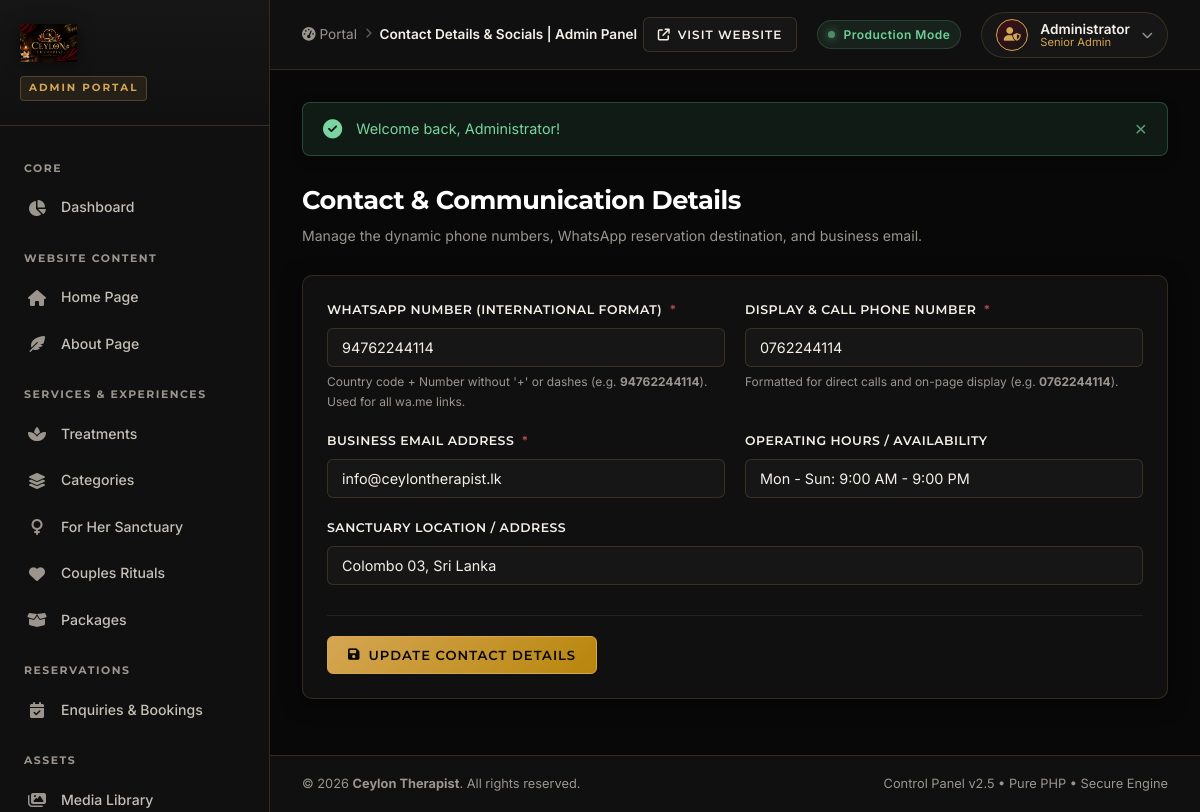
/admin_contact_settings.php (signed in), run on the app's committed database.
### tables this page shows
CREATE TABLE IF NOT EXISTS `contact_settings` (
    `id` INT UNSIGNED AUTO_INCREMENT PRIMARY KEY,
    `phone` VARCHAR(50) NULL,
    `whatsapp` VARCHAR(50) NULL,
    `email` VARCHAR(100) NULL,
    `address` TEXT NULL,
    `working_hours` VARCHAR(150) NULL,
    `updated_at` TIMESTAMP DEFAULT CURRENT_TIMESTAMP ON UPDATE CURRENT_TIMESTAMP
);

### controllers/AdminSettingsController.php (called while the page is built, shortened)
<?php
class AdminSettingsController
{
    private SettingsBLL $settingsBLL;
    public function __construct()
    {
        $this->settingsBLL = new SettingsBLL();
    }
    public function contactSettings(): void
    {
        $contactSettings = $this->settingsBLL->getContactSettings();
        require BASE_PATH . '/views/admin/settings/contact.php';
    }
}

### helpers/url_helper.php (called while the page is built, shortened)
<?php
function baseUrl(string $path = ''): string
{
    $cleanPath = ltrim($path, '/');
    if (isset($_SERVER['HTTP_HOST'])) {
        $scriptName = $_SERVER['SCRIPT_NAME'] ?? ($_SERVER['PHP_SELF'] ?? '');
        $dir = rtrim(str_replace('\\', '/', dirname($scriptName)), '/');
        return $cleanPath ? $cleanPath : './';
    }
    return rtrim(BASE_URL, '/') . ($cleanPath ? '/' . $cleanPath : '');
}

### config/init.php (called while the page is built, shortened)
<?php
require_once BASE_PATH . '/helpers/env_helper.php';
require_once __DIR__ . '/db.php';
spl_autoload_register(function (string $className): void {
    $dirs = [
        BASE_PATH . '/controllers/',
        BASE_PATH . '/bll/',
        BASE_PATH . '/dal/',
        BASE_PATH . '/services/'
    ];
    foreach ($dirs as $dir) {
        $file = $dir . $className . '.php';
        if (file_exists($file)) {
            return;
        }
    }
});
require_once BASE_PATH . '/helpers/common_helper.php';
require_once BASE_PATH . '/helpers/url_helper.php';

### helpers/env_helper.php (called while the page is built, shortened)
<?php
if (!function_exists('env')) {
    function env(string $key, mixed $default = null): mixed
    {
        $value = getenv($key);
        if ($value === false) {
            $value = $_ENV[$key] ?? $_SERVER[$key] ?? $default;
        }
        return $value;
    }
}

### config/db.php (called while the page is built, shortened)
<?php
class Database
{
    private static ?PDO $instance = null;
    public static function getConnection(): PDO
    {
        if (self::$instance === null) {
            $host = (string)env('DB_HOST', 'localhost');
            $port = (int)env('DB_PORT', 3306);
            $dbName = (string)env('DB_DATABASE', 'ceylon_therapist');
            $username = (string)env('DB_USERNAME', 'root');
            $password = (string)env('DB_PASSWORD', '');
            $charset = (string)env('DB_CHARSET', 'utf8mb4');
            $dsn = sprintf(
                "mysql:host=%s;port=%d;dbname=%s;charset=%s",
                $host,
                $port,
                $dbName,
                $charset
            );
            $options = [
                PDO::ATTR_ERRMODE => PDO::ERRMODE_EXCEPTION,
                PDO::ATTR_DEFAULT_FETCH_MODE => PDO::FETCH_ASSOC,
                PDO::ATTR_EMULATE_PREPARES => false,
                PDO::MYSQL_ATTR_INIT_COMMAND => "SET NAMES " . $charset
            ];
            try {
                self::$instance = new PDO($dsn, $username, $password, $options);
            } catch (PDOException $e) {
                if (defined('ENVIRONMENT') && ENVIRONMENT === 'development') {
                    throw new Exception("Database Connection Error: " . $e->getMessage(), (int)$e->getCode());
                } else {
                    throw new Exception("A database error occurred. Please try again later.", 500);
                }
            }
        }
        return self::$instance;
    }
}

### bll/SettingsBLL.php (called while the page is built, shortened)
<?php
class SettingsBLL
{
    private SettingsDAL $settingsDAL;
    public function __construct()
    {
        $this->settingsDAL = new SettingsDAL();
    }
    public function getContactSettings(): array
    {
        $contact = $this->settingsDAL->getContactSettings();
        return $contact;
    }
}

### dal/SettingsDAL.php (called while the page is built, shortened)
<?php
class SettingsDAL
{
    private PDO $db;
    public function __construct()
    {
        $this->db = Database::getConnection();
    }
    public function getContactSettings(): ?array
    {
        $sql = "SELECT * FROM contact_settings LIMIT 1";
        $stmt = $this->db->prepare($sql);
        $stmt->execute();
        $result = $stmt->fetch();
        return $result ?: null;
    }
}

### helpers/common_helper.php (called while the page is built, shortened)
<?php
function e(?string $value): string
{
    return htmlspecialchars((string)($value ?? ''), ENT_QUOTES, 'UTF-8');
}

### views/admin/settings/contact.php (the view, shortened to what this page needs)
<?php require BASE_PATH . '/views/partials/admin-header.php'; ?>
<?php require BASE_PATH . '/views/partials/admin-sidebar.php'; ?>
<div class="admin-page-header">
    <div class="page-title-wrap">
        <h1>Contact & Communication Details</h1>
        <p>Manage the dynamic phone numbers, WhatsApp reservation destination, and business email.</p>
    </div>
</div>
<div class="admin-card">
    <form action="<?= baseUrl('admin_contact_settings.php') ?>" method="POST">
        <div class="form-grid-2">
            <div class="form-group">
                <label for="whatsapp">WhatsApp Number (International Format) <span class="required">*</span></label>
                <input type="text" id="whatsapp" name="whatsapp" class="admin-input" required placeholder="e.g. 94762244114" value="<?= e($contactSettings['whatsapp'] ?? '94762244114') ?>">
                <p class="form-help">Country code + Number without '+' or dashes (e.g. <strong>94762244114</strong>). Used for all wa.me links.</p>
            </div>
            <div class="form-group">
                <label for="phone">Display & Call Phone Number <span class="required">*</span></label>
                <input type="text" id="phone" name="phone" class="admin-input" required placeholder="e.g. 0762244114" value="<?= e($contactSettings['phone'] ?? '0762244114') ?>">
                <p class="form-help">Formatted for direct calls and on-page display (e.g. <strong>0762244114</strong>).</p>
            </div>
        </div>
        <div class="form-grid-2">
            <div class="form-group">
                <label for="email">Business Email Address <span class="required">*</span></label>
                <input type="email" id="email" name="email" class="admin-input" required placeholder="info@ceylontherapist.lk" value="<?= e($contactSettings['email'] ?? 'info@ceylontherapist.lk') ?>">
            </div>
            <div class="form-group">
                <label for="working_hours">Operating Hours / Availability</label>
                <input type="text" id="working_hours" name="working_hours" class="admin-input" value="<?= e($contactSettings['working_hours'] ?? 'By Appointment Only') ?>">
            </div>
        </div>
        <div class="form-group">
            <label for="address">Sanctuary Location / Address</label>
            <input type="text" id="address" name="address" class="admin-input" value="<?= e($contactSettings['address'] ?? 'Ceylon Therapist, Sri Lanka') ?>">
        </div>
        <div class="form-actions">
            <button type="submit" class="btn-admin btn-admin-gold">
                <i class="fa-solid fa-floppy-disk"></i> Update Contact Details
            </button>
        </div>
    </form>
</div>
<?php require BASE_PATH . '/views/partials/admin-footer.php'; ?>

### assets/css/admin.css (style rules this page uses)
:root { --admin-bg: #080808; --admin-surface: #101010; --admin-surface-2: #161616; --admin-surface-3: #1f1f1f; --admin-gold: #D5A653; --admin-gold-soft: #E4C07A; --admin-gold-hover: #E2B969; --admin-burgundy: #421018; --admin-burgundy-light: #681A26; --admin-text: #F4EFE7; --admin-text-bright: #FFFFFF; --admin-muted: #9B958E; --admin-border: rgba(213, 166, 83, 0.18); --admin-border-subtle: rgba(255, 255, 255, 0.08); --admin-border-focus: rgba(213, 166, 83, 0.5); --admin-danger: #B94A48; --admin-danger-bg: rgba(185, 74, 72, 0.15); --admin-success: #4E8B67; --admin-success-bg: rgba(78, 139, 103, 0.15); --admin-warning: #C98B32; --admin-warning-bg: rgba(201, 139, 50, 0.15); --admin-info: #3E7B9B; --admin-info-bg: rgba(62, 123, 155, 0.15); --font-heading: 'Montserrat', sans-serif; --font-serif: 'Playfair Display', serif; --font-body: 'Inter', sans-serif; --sidebar-width: 270px; --topbar-height: 70px; --transition-fast: all 0.2s cubic-bezier(0.16, 1, 0.3, 1); --transition-smooth: all 0.3s cubic-bezier(0.16, 1, 0.3, 1); --shadow-card: 0 4px 20px rgba(0, 0, 0, 0.5); --shadow-dropdown: 0 10px 30px rgba(0, 0, 0, 0.8), 0 0 1px var(--admin-border); }
*, *::before, *::after { box-sizing: border-box; margin: 0; padding: 0; }
body.admin-body { background-color: var(--admin-bg); color: var(--admin-text); font-family: var(--font-body); font-size: 14px; line-height: 1.6; -webkit-font-smoothing: antialiased; overflow-x: hidden; }
.admin-page-header { display: flex; align-items: center; justify-content: space-between; margin-bottom: 28px; flex-wrap: wrap; gap: 16px; }
.page-title-wrap h1 { font-family: var(--font-heading); font-size: 1.6rem; font-weight: 700; color: var(--admin-text-bright); letter-spacing: -0.5px; }
.page-title-wrap p { font-size: 0.88rem; color: var(--admin-muted); margin-top: 4px; }
.admin-card { background: var(--admin-surface); border: 1px solid var(--admin-border); border-radius: 10px; padding: 24px; box-shadow: var(--shadow-card); margin-bottom: 24px; }
.btn-admin { display: inline-flex; align-items: center; justify-content: center; gap: 8px; padding: 10px 20px; border-radius: 6px; font-family: var(--font-heading); font-size: 0.82rem; font-weight: 600; letter-spacing: 1px; text-transform: uppercase; text-decoration: none; cursor: pointer; transition: var(--transition-fast); border: 1px solid transparent; }
.btn-admin-gold { background: linear-gradient(135deg, var(--admin-gold) 0%, #b8860b 100%); color: #080808; border-color: var(--admin-gold); }
.form-grid-2 { display: grid; grid-template-columns: 1fr 1fr; gap: 20px; }
.form-group { margin-bottom: 20px; }
.form-group label { display: block; font-family: var(--font-heading); font-size: 0.78rem; font-weight: 600; letter-spacing: 0.5px; color: var(--admin-text); margin-bottom: 8px; text-transform: uppercase; }
.form-group label .required { color: var(--admin-danger); margin-left: 4px; }
.form-control, .admin-input, .admin-select, .admin-textarea { width: 100%; background-color: var(--admin-surface-2); border: 1px solid var(--admin-border); border-radius: 6px; padding: 10px 14px; color: var(--admin-text); font-family: var(--font-body); font-size: 0.9rem; transition: var(--transition-fast); outline: none; }
.form-help { font-size: 0.75rem; color: var(--admin-muted); margin-top: 5px; }
.form-actions { display: flex; align-items: center; gap: 14px; margin-top: 30px; padding-top: 20px; border-top: 1px solid var(--admin-border-subtle); }

### data on the page
contact_settings: whatsapp "94762244114", phone "0762244114", email "info@ceylontherapist.lk", working_hours "Mon - Sun: 9:00 AM - 9:00 PM", address "Colombo 03, Sri Lanka"

### other printed values
$pageTitle "Contact Details & Socials | Admin Panel"
$admin['name'] "Administrator"
$msg "Welcome back, Administrator!"
